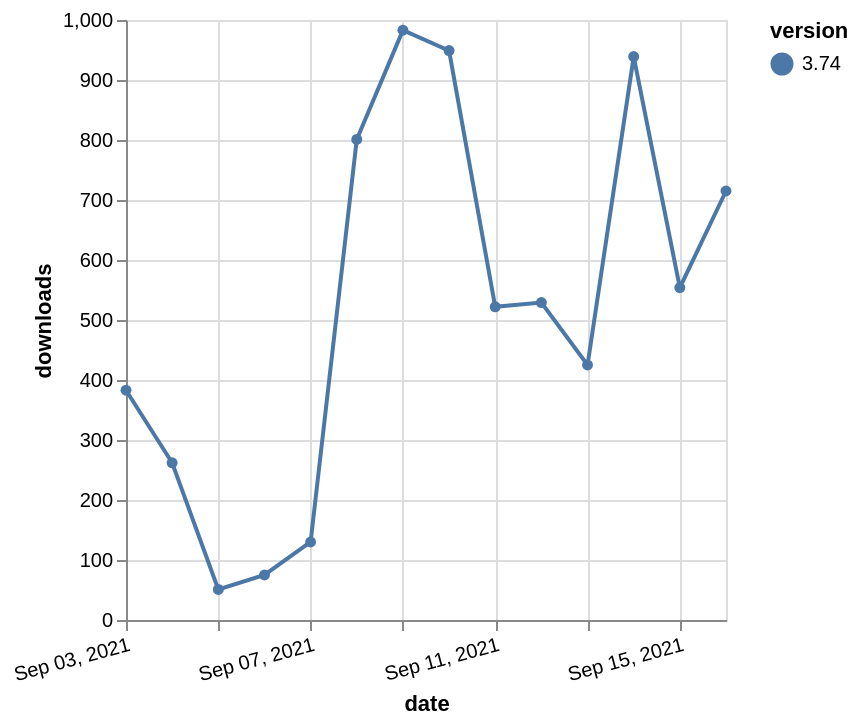

Describe this chart as a Vega-Lite specification.
### Vega-Lite specification from a JSON file in a GitHub repository (floating-point values rounded to 4 significant figures)
{"$schema": "https://vega.github.io/schema/vega-lite/v5.json", "description": "A simple bar chart with embedded data.", "data": {"values": [{"date": "2021-09-03", "total": 171372, "delta": 383, "version": "3.74"}, {"date": "2021-09-04", "total": 171634, "delta": 262, "version": "3.74"}, {"date": "2021-09-05", "total": 171685, "delta": 51, "version": "3.74"}, {"date": "2021-09-06", "total": 171760, "delta": 75, "version": "3.74"}, {"date": "2021-09-07", "total": 171890, "delta": 130, "version": "3.74"}, {"date": "2021-09-08", "total": 172691, "delta": 801, "version": "3.74"}, {"date": "2021-09-09", "total": 173674, "delta": 983, "version": "3.74"}, {"date": "2021-09-10", "total": 174623, "delta": 949, "version": "3.74"}, {"date": "2021-09-11", "total": 175145, "delta": 522, "version": "3.74"}, {"date": "2021-09-12", "total": 175674, "delta": 529, "version": "3.74"}, {"date": "2021-09-13", "total": 176099, "delta": 425, "version": "3.74"}, {"date": "2021-09-14", "total": 177038, "delta": 939, "version": "3.74"}, {"date": "2021-09-15", "total": 177592, "delta": 554, "version": "3.74"}, {"date": "2021-09-16", "total": 178307, "delta": 715, "version": "3.74"}]}, "width": "container", "mark": {"type": "line", "point": {"filled": true}}, "encoding": {"x": {"field": "date", "type": "temporal", "timeUnit": "yearmonthdate", "title": "date", "axis": {"labelAngle": -15}}, "y": {"field": "delta", "type": "quantitative", "title": "downloads"}, "color": {"field": "version", "type": "nominal"}, "tooltip": {"field": "delta"}}}
